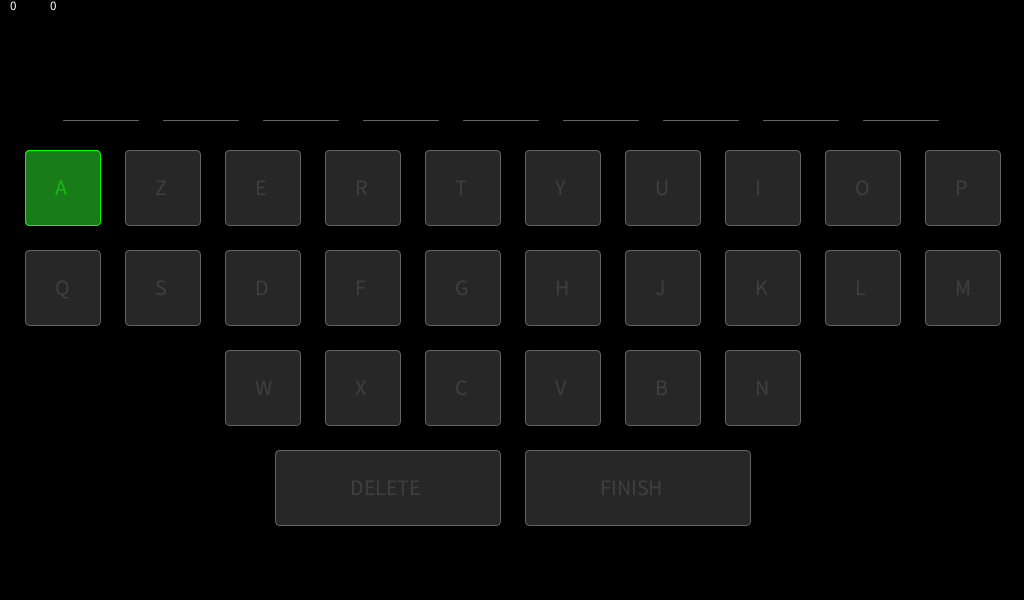
Frame 1 (no input)
Frame 60 (the mouse pressed at the canvas centre just before this capture): identical to frame 1, image omitted
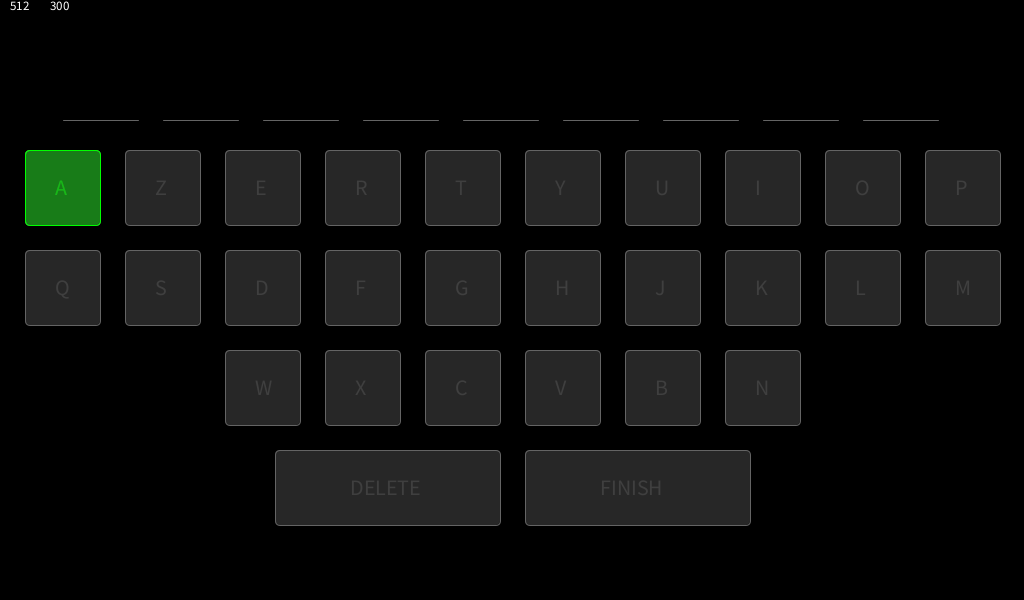
Frame 120 (the mouse held since frame 60 and released just before this capture)

The Processing sketch that drew these frames (run headless with seeded random() and noise(); from frame 60 on, the mouse is pressed at the canvas centre):

// Processing sketch: pseudoGenerator
// ── pseudoGenerator.pde
int x, y;
char GAUCHE='q', DROITE='d', BAS='s', HAUT='z', VALIDATE='j';
int line=1, column=1;
String pseudo="";
String charChosen;

void setup() {
  size(1024, 600);
}

void draw() {
  background(0, 0, 0);
  textSize(13);
  fill(255, 255, 255);
  text(x, 10, 10);
  text(y, 50, 10);
  visualKeyboard();
  println("line :"+line);
  println("column :"+column);
  println("pseudo :"+pseudo);
}


void mousePressed() {
  if (mousePressed==true) {
    x=mouseX;
    y=mouseY;
  }
}

void visualKeyboard() {
  fill(100, 100, 100, 100);
  stroke(100, 100, 100);
  for (int i=0; i<10; i++) {
    rect(25+i*100, 150, 75, 75, 5);
  }
  for (int i=0; i<10; i++) {
    rect(25+i*100, 250, 75, 75, 5);
  }
  for (int i=0; i<6; i++) {
    rect(225+i*100, 350, 75, 75, 5);
  }
  for (int i=0; i<2; i++) {
    rect(275+i*250, 450, 225, 75, 5);
  }
  textSize(22);
  text('A', 25+30, 150+45);
  text('Z', 125+30, 150+45);
  text('E', 225+30, 150+45);
  text('R', 325+30, 150+45);
  text('T', 425+30, 150+45);
  text('Y', 525+30, 150+45);
  text('U', 625+30, 150+45);
  text('I', 725+30, 150+45);
  text('O', 825+30, 150+45);
  text('P', 925+30, 150+45);
  text('Q', 25+30, 250+45);
  text('S', 125+30, 250+45);
  text('D', 225+30, 250+45);
  text('F', 325+30, 250+45);
  text('G', 425+30, 250+45);
  text('H', 525+30, 250+45);
  text('J', 625+30, 250+45);
  text('K', 725+30, 250+45);
  text('L', 825+30, 250+45);
  text('M', 925+30, 250+45);
  text('W', 225+30, 350+45);
  text('X', 325+30, 350+45);
  text('C', 425+30, 350+45);
  text('V', 525+30, 350+45);
  text('B', 625+30, 350+45);
  text('N', 725+30, 350+45);
  text("DELETE", 275+75, 450+45);
  text("FINISH", 275+250+75, 450+45);
  for (int i=0; i<9; i++) {
    line(63+i*100, 120, 138+i*100, 120);
  }
  stroke(0, 255, 0);
  fill(0, 255, 0, 100);
  switch (column) {
  case 1:
    switch(line) {
    case 1:
      rect(25, 150, 75, 75, 5);
      text('A', 55, 195);
      charChosen="A";
      break;
    case 2:
      rect(125, 150, 75, 75, 5);
      text('Z', 155, 195);
      charChosen="Z";
      break;
    case 3:
      rect(225, 150, 75, 75, 5);
      text('E', 255, 195);
      charChosen="E";
      break;
    case 4:
      rect(325, 150, 75, 75, 5);
      text('R', 355, 195);
      charChosen="R";
      break;
    case 5:
      rect(425, 150, 75, 75, 5);
      text('T', 455, 195);
      charChosen="T";
      break;
    case 6:
      rect(525, 150, 75, 75, 5);
      text('Y', 555, 195);
      charChosen="Y";
      break;
    case 7:
      rect(625, 150, 75, 75, 5);
      text('U', 655, 195);
      charChosen="U";
      break;
    case 8:
      rect(725, 150, 75, 75, 5);
      text('I', 755, 195);
      charChosen="I";
      break;
    case 9:
      rect(825, 150, 75, 75, 5);
      text('O', 855, 195);
      charChosen="O";
      break;
    case 10:
      rect(925, 150, 75, 75, 5);
      text('P', 955, 195);
      charChosen="P";
      break;
    }
    break;
  case 2:
    switch(line) {
    case 1:
      rect(25, 250, 75, 75, 5);
      text('Q', 55, 295);
      charChosen="Q";
      break;
    case 2:
      rect(125, 250, 75, 75, 5);
      text('S', 155, 295);
      charChosen="S";
      break;
    case 3:
      rect(225, 250, 75, 75, 5);
      text('D', 255, 295);
      charChosen="D";
      break;
    case 4:
      rect(325, 250, 75, 75, 5);
      text('F', 355, 295);
      charChosen="F";
      break;
    case 5:
      rect(425, 250, 75, 75, 5);
      text('G', 455, 295);
      charChosen="G";
      break;
    case 6:
      rect(525, 250, 75, 75, 5);
      text('H', 555, 295);
      charChosen="H";
      break;
    case 7:
      rect(625, 250, 75, 75, 5);
      text('J', 655, 295);
      charChosen="J";
      break;
    case 8:
      rect(725, 250, 75, 75, 5);
      text('K', 755, 295);
      charChosen="K";
      break;
    case 9:
      rect(825, 250, 75, 75, 5);
      text('L', 855, 295);
      charChosen="L";
      break;
    case 10:
      rect(925, 250, 75, 75, 5);
      text('M', 955, 295);
      charChosen="M";
      break;
    }
    break;
  case 3:
    switch(line) {
    case 1:
      rect(225, 350, 75, 75, 5);
      text('W', 255, 395);
      charChosen="W";
      break;
    case 2:
      rect(325, 350, 75, 75, 5);
      text('X', 355, 395);
      charChosen="X";
      break;
    case 3:
      rect(425, 350, 75, 75, 5);
      text('C', 455, 395);
      charChosen="C";
      break;
    case 4:
      rect(525, 350, 75, 75, 5);
      text('V', 555, 395);
      charChosen="V";
      break;
    case 5:
      rect(625, 350, 75, 75, 5);
      text('B', 655, 395);
      charChosen="B";
      break;
    case 6:
      rect(725, 350, 75, 75, 5);
      text('N', 755, 395);
      charChosen="N";
      break;
    }
    break;
  case 4:
    switch(line) {
    case 1:
      rect(275, 450, 225, 75, 5);
      text("DELETE", 350, 495);
      charChosen="DELETE";
      break;
    case 2:
      rect(525, 450, 225, 75, 5);
      text("FINISH", 600, 495);
      charChosen="FINISH";
      break;
    }
    break;
  }
  char[] arrayPseudo=pseudo.toCharArray();
  textSize(44);
  for(int i=0;i<arrayPseudo.length;i++){
    text(arrayPseudo[i],85+i*100,115);
  }
}

void logicalKeyboard() {
}


void keyPressed() {
  if (key==DROITE) {
    if ((line>=10 && (column==1 || column==2))||(line>=6 && column==3) || line>=2 && column==4) {
      line=1;
    } else {
      line++;
    }
  }
  if (key==GAUCHE) {
    if ((line<=1 && column<=2)) {
      line=10;
    } else if (line<=1 && column==3) {
      line=6;
    } else if (line<=1 && column==4) {
      line=2;
    } else {
      line--;
    }
  }
  if (key==BAS) {
    if (column==2 && line<=2) {
      line=1;
      column=3;
    } else if (column==2 && line>=9) {
      line=6;
      column=3;
    } else if (column==2) {
      line-=2;
      column=3;
    } else if (column==3 && line<=3) {
      line=1;
      column=4;
    } else if (column==3 && line>=4) {
      line=2;
      column=4;
    } else if (column==4 && line==1) {
      line=4;
      column=1;
    } else if (column==4 && line==2) {
      line=7;
      column=1;
    } else {
      column++;
    }
  }
  if (key==HAUT) {
    if (column==1 && line<=5) {
      line=1;
      column=4;
    } else if (column==1 && line>=6) {
      line=2;
      column=4;
    } else if (column==3) {
      line+=2;
      column=2;
    } else if (column==4 && line==1) {
      line=2;
      column=3;
    } else if (column==4 && line==2) {
      line=5;
      column=3;
    } else {
      column--;
    }
  }
  if (key==VALIDATE) {
    if (charChosen=="DELETE" && pseudo.length()>=1) {
      pseudo=pseudo.substring(0, pseudo.length()-1);
    } else {
      pseudo+=charChosen;
    }
  }
}
